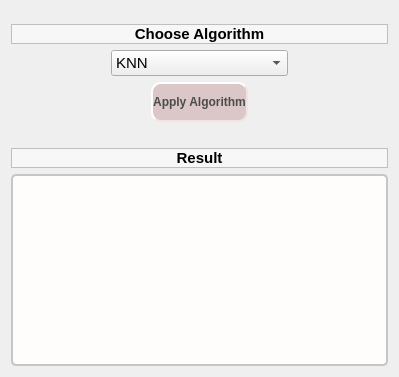
  <widget class="QWidget" name="tabClassifier">
   <property name="autoFillBackground">
    <bool>false</bool>
   </property>
   <attribute name="title">
    <string>Classifier</string>
   </attribute>
   <layout class="QHBoxLayout" name="horizontalLayout_6">
    <item>
     <layout class="QVBoxLayout" name="verticalLayout_2">
      <item>
       <spacer name="verticalSpacer_4">
        <property name="orientation">
         <enum>Qt::Vertical</enum>
        </property>
        <property name="sizeType">
         <enum>QSizePolicy::Fixed</enum>
        </property>
        <property name="sizeHint" stdset="0">
         <size>
          <width>20</width>
          <height>13</height>
         </size>
        </property>
       </spacer>
      </item>
      <item>
       <widget class="QLabel" name="label_2">
        <property name="font">
         <font>
          <pointsize>11</pointsize>
          <weight>75</weight>
          <bold>true</bold>
         </font>
        </property>
        <property name="styleSheet">
         <string notr="true">QLabel{

background-color:#f7f7f7;
}</string>
        </property>
        <property name="frameShape">
         <enum>QFrame::StyledPanel</enum>
        </property>
        <property name="frameShadow">
         <enum>QFrame::Plain</enum>
        </property>
        <property name="text">
         <string>Choose Algorithm</string>
        </property>
        <property name="alignment">
         <set>Qt::AlignCenter</set>
        </property>
       </widget>
      </item>
      <item>
       <layout class="QHBoxLayout" name="horizontalLayout_3">
        <item>
         <spacer name="horizontalSpacer_2">
          <property name="orientation">
           <enum>Qt::Horizontal</enum>
          </property>
          <property name="sizeType">
           <enum>QSizePolicy::Fixed</enum>
          </property>
          <property name="sizeHint" stdset="0">
           <size>
            <width>100</width>
            <height>20</height>
           </size>
          </property>
         </spacer>
        </item>
        <item>
         <layout class="QVBoxLayout" name="verticalLayout_3">
          <item>
           <widget class="QComboBox" name="comboBoxAlgorithms">
            <property name="font">
             <font>
              <pointsize>11</pointsize>
             </font>
            </property>
            <property name="styleSheet">
             <string notr="true">QComboBox:item:selected
{
     background-color: grey;
}
</string>
            </property>
            <item>
             <property name="text">
              <string>KNN</string>
             </property>
            </item>
            <item>
             <property name="text">
              <string>Naive Bayes</string>
             </property>
            </item>
            <item>
             <property name="text">
              <string>Random Forest</string>
             </property>
            </item>
            <item>
             <property name="text">
              <string>Decision Tree</string>
             </property>
            </item>
            <item>
             <property name="text">
              <string>SVC</string>
             </property>
            </item>
            <item>
             <property name="text">
              <string>Omega</string>
             </property>
            </item>
           </widget>
          </item>
          <item>
           <layout class="QHBoxLayout" name="horizontalLayout_7">
            <item>
             <spacer name="horizontalSpacer_3">
              <property name="orientation">
               <enum>Qt::Horizontal</enum>
              </property>
              <property name="sizeType">
               <enum>QSizePolicy::Fixed</enum>
              </property>
              <property name="sizeHint" stdset="0">
               <size>
                <width>40</width>
                <height>20</height>
               </size>
              </property>
             </spacer>
            </item>
            <item>
             <widget class="QPushButton" name="btnApplyAlgorithm">
              <property name="sizePolicy">
               <sizepolicy hsizetype="Fixed" vsizetype="Minimum">
                <horstretch>0</horstretch>
                <verstretch>0</verstretch>
               </sizepolicy>
              </property>
              <property name="minimumSize">
               <size>
                <width>0</width>
                <height>40</height>
               </size>
              </property>
              <property name="maximumSize">
               <size>
                <width>350</width>
                <height>200</height>
               </size>
              </property>
              <property name="font">
               <font>
                <weight>75</weight>
                <bold>true</bold>
               </font>
              </property>
              <property name="cursor">
               <cursorShape>PointingHandCursor</cursorShape>
              </property>
              <property name="styleSheet">
               <string notr="true">QPushButton {
    background-color:#dbc7c7;
    color: #4c4c4c;
    border: 2px #efe3e3;
	border-style: outset;
	border-radius:10px
}

QPushButton:hover {background-color:#f9e3e3;}
</string>
              </property>
              <property name="text">
               <string>Apply Algorithm</string>
              </property>
              <property name="icon">
               <iconset>
                <normaloff>Icons/runalgorithm.png</normaloff>Icons/runalgorithm.png</iconset>
              </property>
              <property name="iconSize">
               <size>
                <width>24</width>
                <height>24</height>
               </size>
              </property>
             </widget>
            </item>
            <item>
             <spacer name="horizontalSpacer_4">
              <property name="orientation">
               <enum>Qt::Horizontal</enum>
              </property>
              <property name="sizeType">
               <enum>QSizePolicy::Fixed</enum>
              </property>
              <property name="sizeHint" stdset="0">
               <size>
                <width>40</width>
                <height>20</height>
               </size>
              </property>
             </spacer>
            </item>
           </layout>
          </item>
         </layout>
        </item>
        <item>
         <spacer name="horizontalSpacer">
          <property name="orientation">
           <enum>Qt::Horizontal</enum>
          </property>
          <property name="sizeType">
           <enum>QSizePolicy::Fixed</enum>
          </property>
          <property name="sizeHint" stdset="0">
           <size>
            <width>100</width>
            <height>20</height>
           </size>
          </property>
         </spacer>
        </item>
       </layout>
      </item>
      <item>
       <spacer name="verticalSpacer_3">
        <property name="orientation">
         <enum>Qt::Vertical</enum>
        </property>
        <property name="sizeType">
         <enum>QSizePolicy::Fixed</enum>
        </property>
        <property name="sizeHint" stdset="0">
         <size>
          <width>20</width>
          <height>20</height>
         </size>
        </property>
       </spacer>
      </item>
      <item>
       <widget class="QLabel" name="label_3">
        <property name="font">
         <font>
          <pointsize>11</pointsize>
          <weight>75</weight>
          <bold>true</bold>
         </font>
        </property>
        <property name="styleSheet">
         <string notr="true">QLabel{

background-color:#f7f7f7;
}</string>
        </property>
        <property name="frameShape">
         <enum>QFrame::StyledPanel</enum>
        </property>
        <property name="frameShadow">
         <enum>QFrame::Plain</enum>
        </property>
        <property name="text">
         <string>Result</string>
        </property>
        <property name="alignment">
         <set>Qt::AlignCenter</set>
        </property>
       </widget>
      </item>
      <item>
       <widget class="QTextBrowser" name="textBrowserResult">
        <property name="styleSheet">
         <string notr="true">QTextBrowser{
background-color: #fffcfc;
border:2px #c6c6c6;
border-style:solid;
border-radius:5px;
}</string>
        </property>
        <property name="frameShape">
         <enum>QFrame::WinPanel</enum>
        </property>
        <property name="frameShadow">
         <enum>QFrame::Raised</enum>
        </property>
        <property name="readOnly">
         <bool>true</bool>
        </property>
       </widget>
      </item>
     </layout>
    </item>
   </layout>
  </widget>
